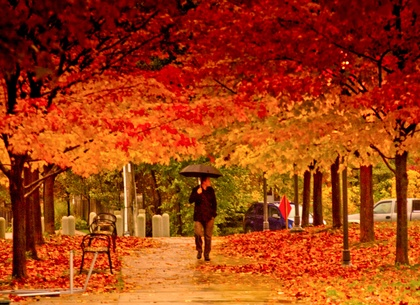
%> input picture ImageDecolorization/html/img/autumn.jpg, 420 x 305 px, shrunk from 1000 x 727 before the run
$ octave --eval "result = fCPD2gray(imread('html/img/autumn.jpg'));"   (GNU Octave 9; MATLAB toolbox functions it lacks are replaced by stand-ins)
%> lines starting %> are read from the running program, lines starting %| are printed output that depends on the picture; in (x1, y1, x2, y2) boxes, pixels count from 0 and x2, y2 are one past the last pixel; in counts of white or black regions, pixels touching at a corner belong together; the program's own positions count from 1
%faster version of CPD2gray (lower quality)
function [gIm, origIm] = fCPD2gray(im)
	% input 'im' is a color image
	% output gIm is the resulting grayscale image
    [h,w,~] = size(im);
	% DO: Convert the input to LAB space

    lab = rgb2lab(im); ll = lab(:,:,1); aa = lab(:,:,2); bb = lab(:,:,3);
    %index 1-3 for r, g, b
    r = im(:,:,1); g = im(:,:,2); b = im(:,:,3);
    imgs = [r;g;b];
    imgy = [r,g,b];
    tic
    im_delta_x = cal_delta([1,-1],ll,aa,bb); im_delta_y = cal_delta([1;-1],ll,aa,bb);
    imgs_delta_x = imfilter(imgs, [1,-1], 'replicate'); imgs_delta_y = imfilter(imgy, [1;-1], 'replicate');
    dyr = imgs_delta_y(:,1:w); dyg = imgs_delta_y(:,w+1:2*w); dyb = imgs_delta_y(:,2*w+1:3*w);
    dxr = imgs_delta_x(1:h,:); dxg = imgs_delta_x(h+1:2*h,:); dxb = imgs_delta_x(2*h+1:end,:);
    maskx = find_strong_order(dxr,dxg,dxb);
    masky = find_strong_order(dyr,dyg,dyb);
    mwr = 0; mwg = 0; mwb = 0;
    mindis = -100;
    tic
    %calculate w
    count = 0;
    for wr = 0:0.1:1
        for wg = 0:0.1:1-wr
              wb = 1-wr-wg;
              tmp = cal_energy(wr,wg,wb,dxr,dxg,dxb,im_delta_x,maskx);
              tmp = tmp + cal_energy(wr,wg,wb,dyr,dyg,dyb,im_delta_y,masky);
              if tmp > mindis
                 mindis = tmp;
                 mwr = wr; mwg = wg; mwb = wb;
              end
              count = count+1;
        end
    end
    toc
    origIm = mwr * r + mwg * g + mwb * b;

	% Normalization and output gIm
	gIm = (origIm - min(origIm(:)))/ (max(origIm(:)) - min(origIm(:)));

end

function delta = cal_delta(filter, l, a, b)
    l = imfilter(l, filter, 'replicate');
    a = imfilter(a, filter, 'replicate');
    b = imfilter(b, filter, 'replicate');
    delta = sqrt(l.^2 + a.^2 + b.^2).*sign(l);
end

function mask = find_strong_order(deltar, deltag, deltab)
    mask = ones(size(deltar));
    maskr = deltar > 0; maskg = deltag > 0; maskb = deltab > 0;
    maskbig = maskr & maskg & maskb;
    maskr = deltar < 0; maskg = deltag < 0; maskb = deltab < 0;
    masksml = maskr & maskg & maskb;
    maskbs = maskbig | masksml;
    mask(~maskbs) = 0.5;
end

function energy = cal_energy(wr,wg,wb,r,g,b,im_delta,mask)
    amount_l = wr*r+ wg*g +wb*b;
    G1 = normpdf(amount_l, im_delta, 25); G2 = normpdf(amount_l, -im_delta,25);
    G = G1.*mask + G2.*(1-mask);
    energy = sum(sum(abs(log(G))));
end
%> in fCPD2gray, `lab = rgb2lab(im)`: lab: size 305x420x3 double; mean of channels 1, 2, 3 40.6, 37.6, 45.1
%> in fCPD2gray, `imgy = [r,g,b];`:
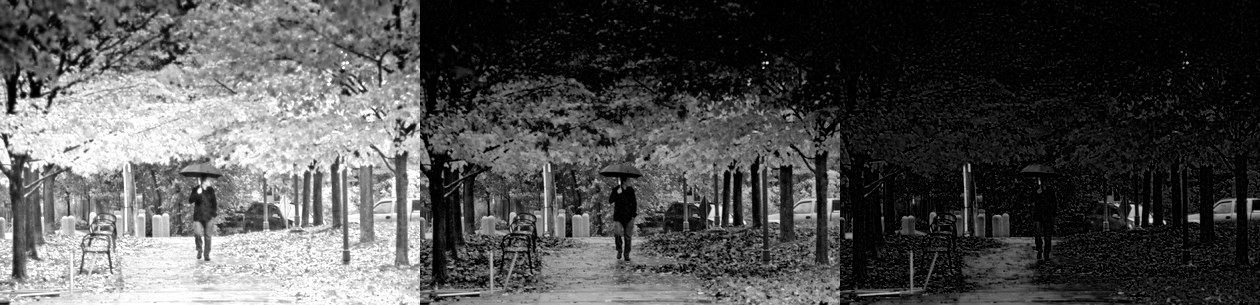
%> imgy: size 305x1260 uint8; min 0, max 255, mean 80.5; mean of the top-left, top-right, bottom-left and bottom-right quarters 111.2, 16.7, 147.5, 46.6
%> call 2 of cal_delta, with filter = [1; -1]
%> in cal_delta (call 2), `b = imfilter(b, filter, 'replicate');`:
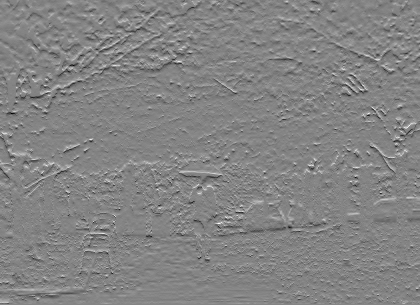
%> b: size 305x420 double; min -42.23, max 39.26, mean -0.1; drawn with min black and max white
%> in fCPD2gray, `imgs_delta_x = imfilter(imgs, [1,-1], 'replicate')`:
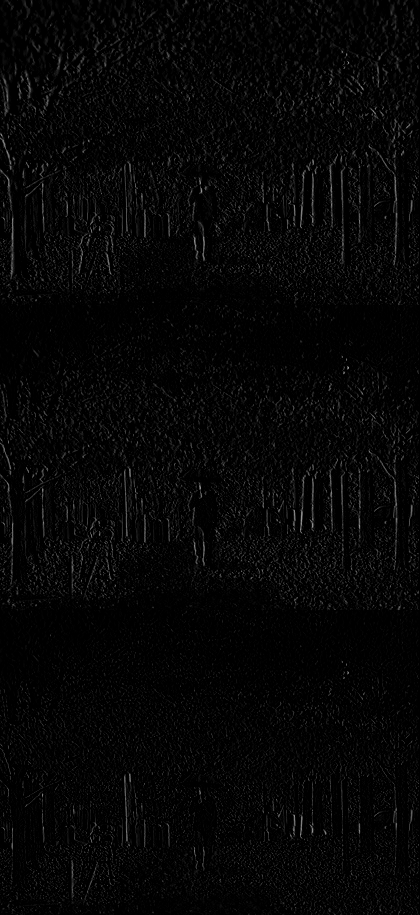
%> imgs_delta_x: size 915x420 uint8; min 0, max 160, mean 6.1
%> in fCPD2gray, `imgs_delta_y = imfilter(imgy, [1;-1], 'replicate')`:
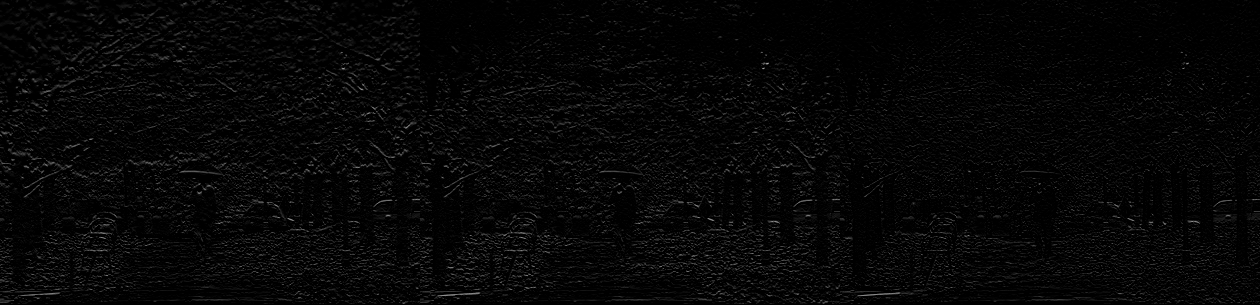
%> imgs_delta_y: size 305x1260 uint8; min 0, max 167, mean 6.2
%> in find_strong_order, `maskr = deltar > 0`:
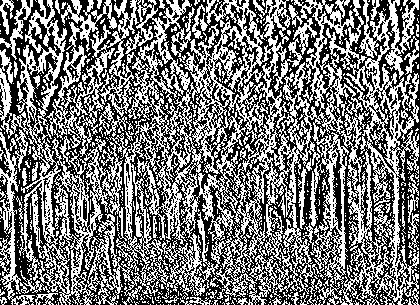
%> maskr: size 305x420 logical; 47% white in thin lines or dots
%> in find_strong_order, `maskr = deltar < 0`: maskr: size 305x420 logical; every value is 0
%> in find_strong_order, `mask(~maskbs) = 0.5;`: mask: size 305x420 double; values 0.5 (black) and 1 (white), 29.1% white in thin lines or dots
%> in find_strong_order (call 2), `maskr = deltar > 0`: maskr: size 305x420 logical; 47% white in thin lines or dots
%> in find_strong_order (call 2), `mask(~maskbs) = 0.5;`:
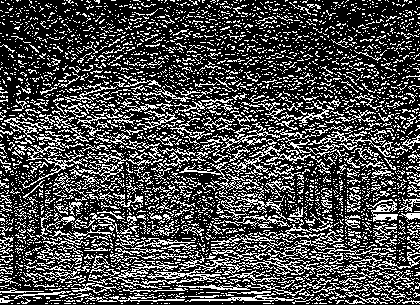
%> mask: size 305x420 double; values 0.5 (black) and 1 (white), 29.2% white in thin lines or dots
%> after the loop in fCPD2gray, `for wr = 0:0.1:1`: count = 65; mindis = 1060108; mwb = 1; mwg = 0
%> in fCPD2gray, `gIm = (origIm - min(origIm(:)))/ (max(origIm(:)) - min(origIm(:)));`:
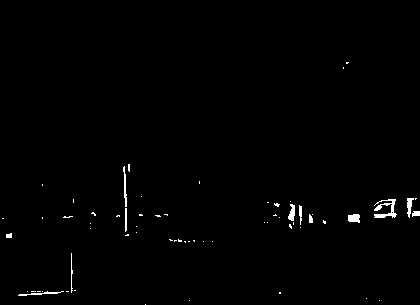
%> gIm: size 305x420 uint8; values 0 (black) and 1 (white), 0.81% white; 64 white regions (52 under 20 px), largest, box (x1, y1, x2, y2) and area: (374, 199, 397, 218) 198, (348, 214, 360, 223) 89, (123, 166, 127, 207) 82

$ run again, on ImageDecolorization/html/img/ball.jpg
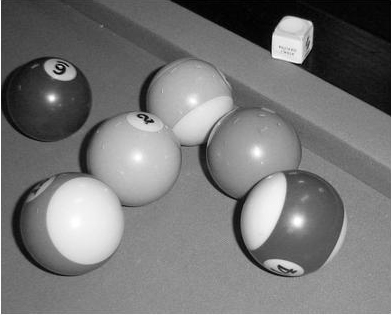
%> input picture ImageDecolorization/html/img/ball.jpg, 391 x 315 px
%> lab: size 315x391x3 double; mean of channels 1, 2, 3 48.8, 0, 0
%> mask: size 315x391 double; values 0.5 (black) and 1 (white), 39% white in thin lines or dots
%> in find_strong_order (call 2), `maskr = deltar > 0`:
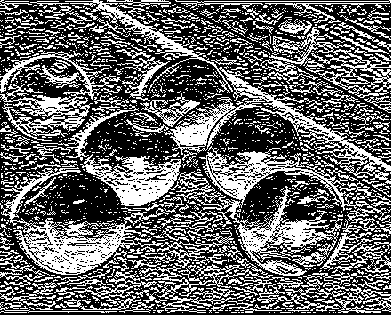
%> maskr: size 315x391 logical; 39.8% white in thin lines or dots
%> mask: size 315x391 double; values 0.5 (black) and 1 (white), 39.8% white in thin lines or dots
%> after the loop in fCPD2gray, `for wr = 0:0.1:1`: count = 65; mindis = 1019267.8; mwb = 1; mwg = 0
%> in fCPD2gray, `gIm = (origIm - min(origIm(:)))/ (max(origIm(:)) - min(origIm(:)));`:
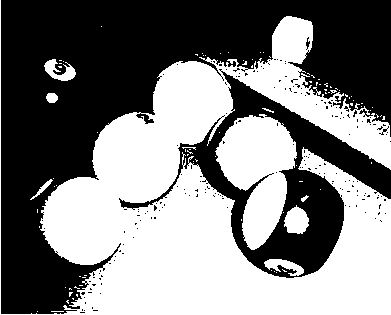
%> gIm: size 315x391 uint8; values 0 (black) and 1 (white), 49.4% white; 91 white regions (82 under 20 px), largest, box (x1, y1, x2, y2) and area: (0, 0, 391, 315) 52563, (215, 114, 297, 250) 6489, (284, 205, 309, 234) 514

$ run again, on ImageDecolorization/html/img/balll.jpg
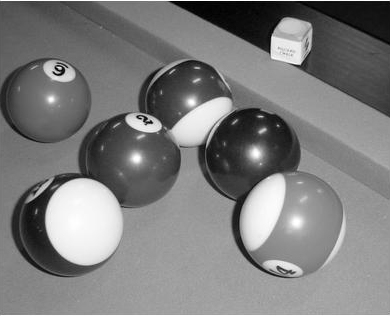
%> input picture ImageDecolorization/html/img/balll.jpg, 390 x 316 px
%> lab: size 316x390x3 double; mean of channels 1, 2, 3 51.2, 0, 0
%> mask: size 316x390 double; values 0.5 (black) and 1 (white), 36.7% white in thin lines or dots
%> mask: size 316x390 double; values 0.5 (black) and 1 (white), 37.3% white in thin lines or dots
%> after the loop in fCPD2gray, `for wr = 0:0.1:1`: count = 65; mindis = 1019888.5; mwb = 1; mwg = 0
%> in fCPD2gray, `gIm = (origIm - min(origIm(:)))/ (max(origIm(:)) - min(origIm(:)));`:
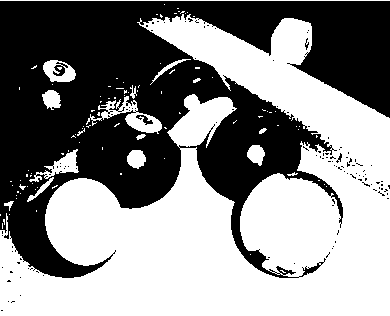
%> gIm: size 316x390 uint8; values 0 (black) and 1 (white), 53.6% white; 116 black regions (111 under 20 px), largest, box (x1, y1, x2, y2) and area: (0, 1, 390, 278) 56600, (53, 62, 68, 76) 102, (136, 115, 153, 125) 69, (336, 153, 342, 163) 24, (305, 38, 309, 50) 22
